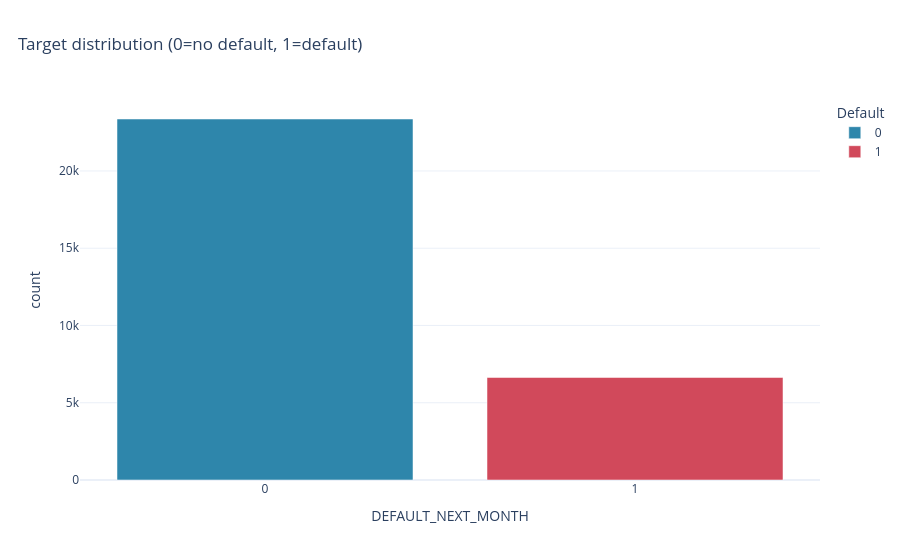

The code cell stored with this chart in its notebook:
### Markdown cell above
**Summary:** No missing values and no duplicate IDs were found.

### Code cell
# =============================================================================
# TARGET DISTRIBUTION / CLASS IMBALANCE
# =============================================================================
section("Target distribution (class imbalance)")
# setting target variable and calculating value counts and default rate
target = "DEFAULT_NEXT_MONTH"
vc = df[target].value_counts(dropna=False).sort_index() # sort by index to ensure 0 comes before 1
rate = df[target].mean() # since target is binary (0/1), the mean gives us the default rate directly

print("Target counts:")
print(vc.to_string())
print(f"Default rate = {rate:.4f} ({rate*100:.2f}%)")

vc_df = vc.reset_index() # converting the value counts Series to a DataFrame for plotting and resetting the index to get the target values as a column
vc_df.columns = [target, "count"] # renaming columns to target and count for clarity in plotting

pio.templates.default = "plotly_white"   # setting template

fig = px.bar(
    vc_df.assign(**{target: vc_df[target].astype(str)}),
    x=target,
    y="count",
    title="Target distribution (0=no default, 1=default)",
    color=target,
    color_discrete_map={"0": "#2E86AB", "1": "#D1495B"}
)
fig.update_layout(
    title_x=0.02,
    xaxis_title=target,
    yaxis_title="count",
    legend_title_text="Default"
)
fig.show()

### Figure 1 — Plotly figure (JSON) as saved in the notebook; plotly's stock layout.template omitted (floating-point values rounded to 4 significant figures)
{"data": [{"hovertemplate": "DEFAULT_NEXT_MONTH=%{x}<br>count=%{y}<extra></extra>", "legendgroup": "0", "marker": {"color": "#2E86AB", "pattern": {"shape": ""}}, "name": "0", "orientation": "v", "showlegend": true, "textposition": "auto", "type": "bar", "x": ["0"], "xaxis": "x", "y": [23364], "yaxis": "y"}, {"hovertemplate": "DEFAULT_NEXT_MONTH=%{x}<br>count=%{y}<extra></extra>", "legendgroup": "1", "marker": {"color": "#D1495B", "pattern": {"shape": ""}}, "name": "1", "orientation": "v", "showlegend": true, "textposition": "auto", "type": "bar", "x": ["1"], "xaxis": "x", "y": [6636], "yaxis": "y"}], "layout": {"barmode": "relative", "legend": {"title": {"text": "Default"}, "tracegroupgap": 0}, "title": {"text": "Target distribution (0=no default, 1=default)", "x": 0.02}, "xaxis": {"anchor": "y", "categoryarray": ["0", "1"], "categoryorder": "array", "domain": [0, 1], "title": {"text": "DEFAULT_NEXT_MONTH"}}, "yaxis": {"anchor": "x", "domain": [0, 1], "title": {"text": "count"}}}}
